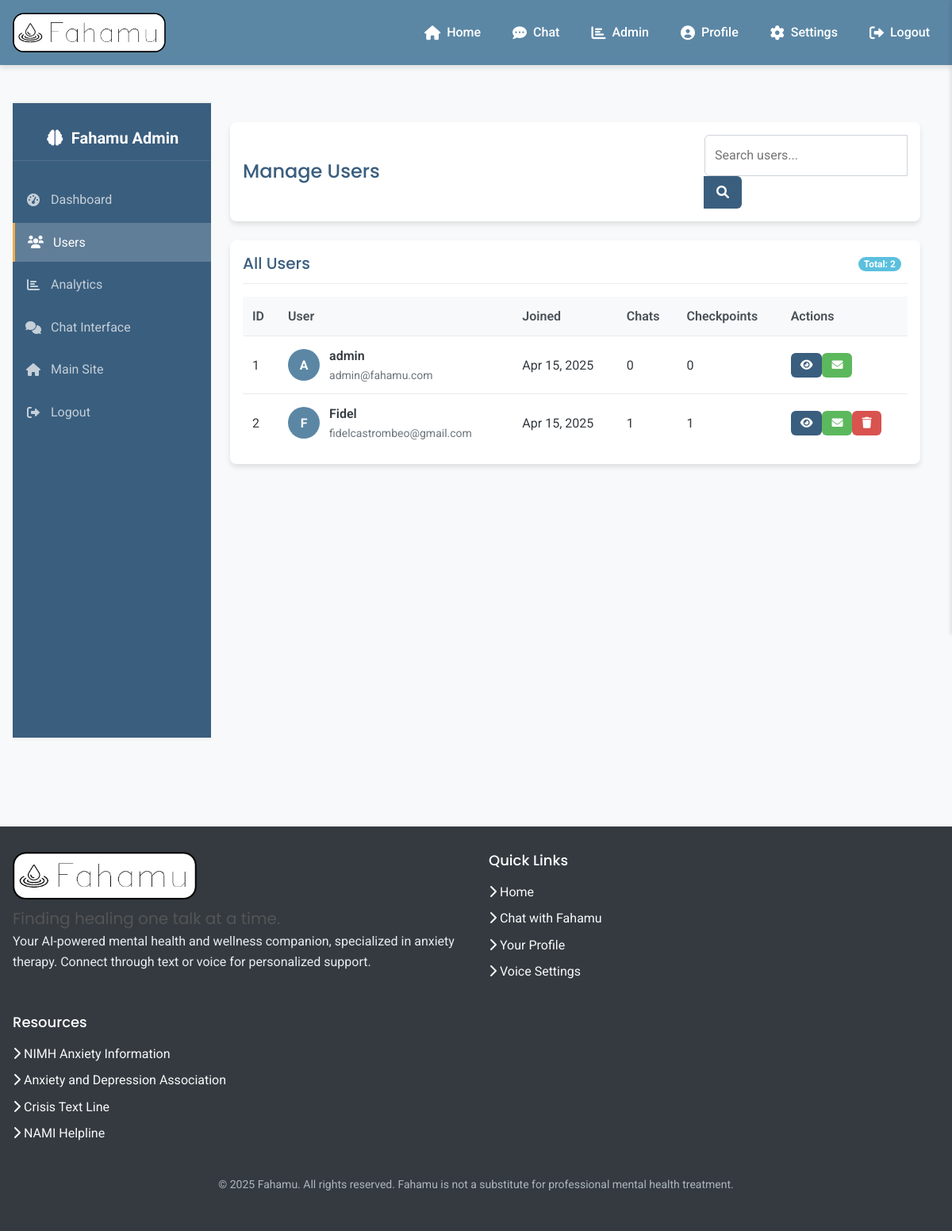
Before: /admin/users (signed in) with the older database file.
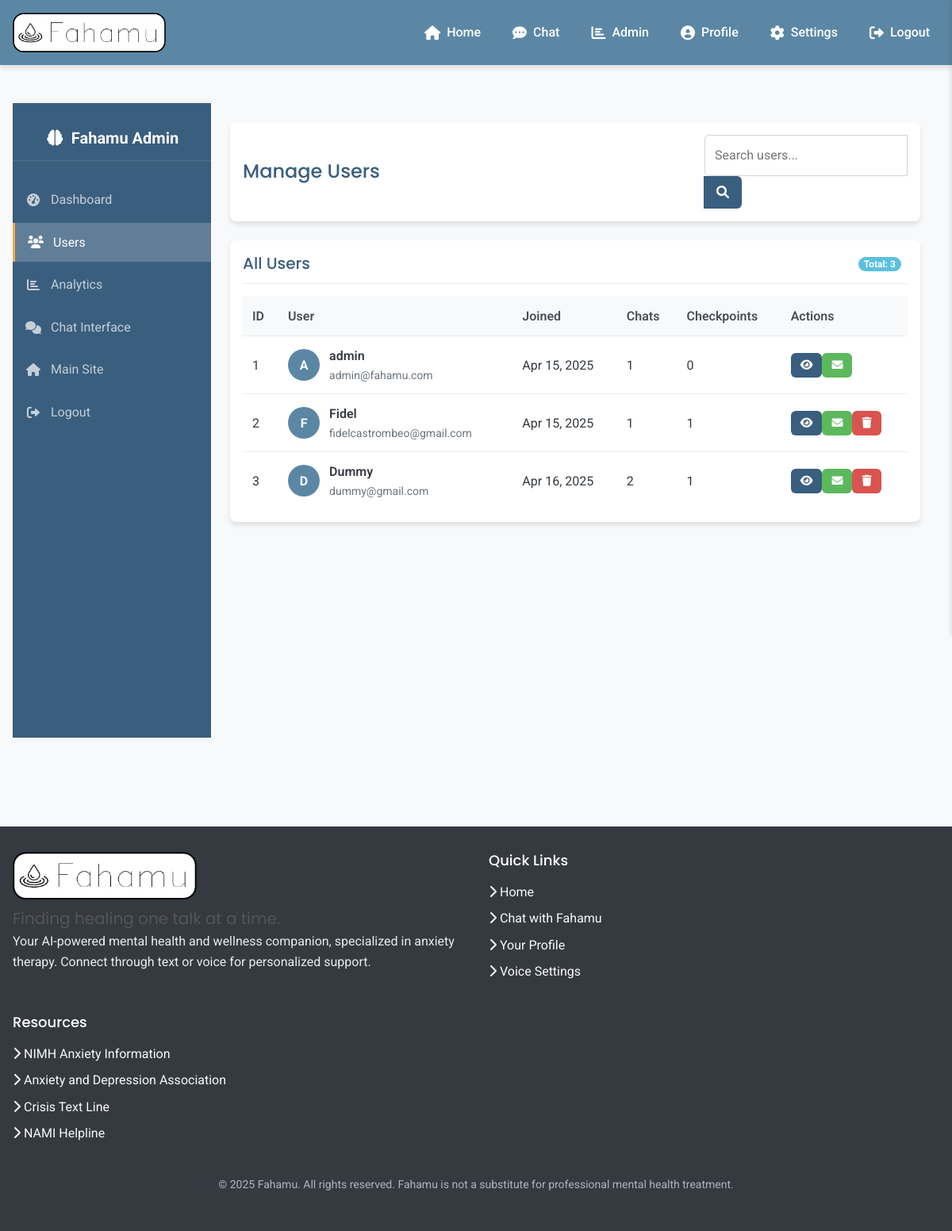
After: the same page with the newer database file.
### models.py (models this page shows)
class User(UserMixin, db.Model):
    id = db.Column(db.Integer, primary_key=True)
    username = db.Column(db.String(64), unique=True, nullable=False)
    email = db.Column(db.String(120), unique=True, nullable=False)
    password_hash = db.Column(db.String(256), nullable=False)
    is_admin = db.Column(db.Boolean, default=False, nullable=False)
    date_joined = db.Column(db.DateTime, default=datetime.utcnow, nullable=False)
    voice_preference = db.Column(db.String(20), default="female", nullable=False)  # male or female
    voice_pitch = db.Column(db.Float, default=1.0, nullable=False)  # 0.5 to 2.0
    voice_speed = db.Column(db.Float, default=1.0, nullable=False)  # 0.5 to 2.0
    chats = db.relationship('Chat', backref='user', lazy=True)
    checkpoints = db.relationship('Checkpoint', backref='user', lazy=True)

### routes.py (the view)
@app.route('/admin/users')
@login_required
def admin_users():
    if not current_user.is_admin:
        flash('Access denied: Admin privileges required', 'danger')
        return redirect(url_for('home'))
    users = User.query.all()
    return render_template('admin/users.html', title='Manage Users', users=users)

### models.py (called while the page is built)
@login_manager.user_loader
def load_user(user_id):
    return User.query.get(int(user_id))

### templates/admin/users.html (shortened to what the changed rows need)
{% extends "layout.html" %}
{% block additional_css %}
<link rel="stylesheet" href="{{ url_for('static', filename='css/admin.css') }}">
{% endblock %}
{% block content %}
<div class="admin-container">
    <div class="admin-content">
        <div class="admin-header">
            <h1 class="admin-title">Manage Users</h1>
        </div>
        <div class="admin-card">
            <div class="admin-card-header">
                <div>
                    <span class="badge badge-info me-2">Total: {{ users|length }}</span>
                </div>
            </div>
            <div class="table-responsive">
                <table class="admin-table" id="usersTable">
                    <thead>
                        <tr>
                            <th>ID</th>
                            <th>User</th>
                            <th>Joined</th>
                            <th>Chats</th>
                            <th>Checkpoints</th>
                            <th>Actions</th>
                        </tr>
                    </thead>
                    <tbody>
                        {% for user in users %}
                        <tr data-user-id="{{ user.id }}">
                            <td>{{ user.id }}</td>
                            <td>
                                <div class="user-details">
                                    <div class="user-avatar">
                                        {{ user.username[0]|upper }}
                                    </div>
                                    <div class="user-info">
                                        <p class="user-name">{{ user.username }}</p>
                                        <p class="user-email">{{ user.email }}</p>
                                    </div>
                                </div>
                            </td>
                            <td>{{ user.date_joined.strftime('%b %d, %Y') }}</td>
                            <td>{{ user.chats|length }}</td>
                            <td>{{ user.checkpoints|length }}</td>
                            <td>
                                <div class="btn-group">
                                    <button class="admin-btn admin-btn-sm admin-btn-primary view-user-btn"
                                            data-user-id="{{ user.id }}"
                                            data-bs-toggle="modal"
                                            data-bs-target="#viewUserModal">
                                        <i class="fas fa-eye"></i>
                                    </button>
                                    <button class="admin-btn admin-btn-sm admin-btn-success send-notification-btn"
                                            data-user-id="{{ user.id }}"
                                            data-username="{{ user.username }}">
                                        <i class="fas fa-envelope"></i>
                                    </button>
                                    {% if not user.is_admin %}
                                    <button class="admin-btn admin-btn-sm admin-btn-danger delete-user-btn"
                                            data-user-id="{{ user.id }}"
                                            data-username="{{ user.username }}">
                                        <i class="fas fa-trash"></i>
                                    </button>
                                    {% endif %}
                                </div>
                            </td>
                        </tr>
                        {% endfor %}
                    </tbody>
                </table>
            </div>
        </div>
    </div>
</div>
{% endblock %}

Changed rows visible on the page:
computed for User "admin": chats|length "0" → "1"
added User: id "3", username "D", username "Dummy", email "dummy@gmail.com", date_joined "Apr 16, 2025", chats|length "2", checkpoints|length "1"
Other visible differences:
{{ users|length }}: "2" → "3"
